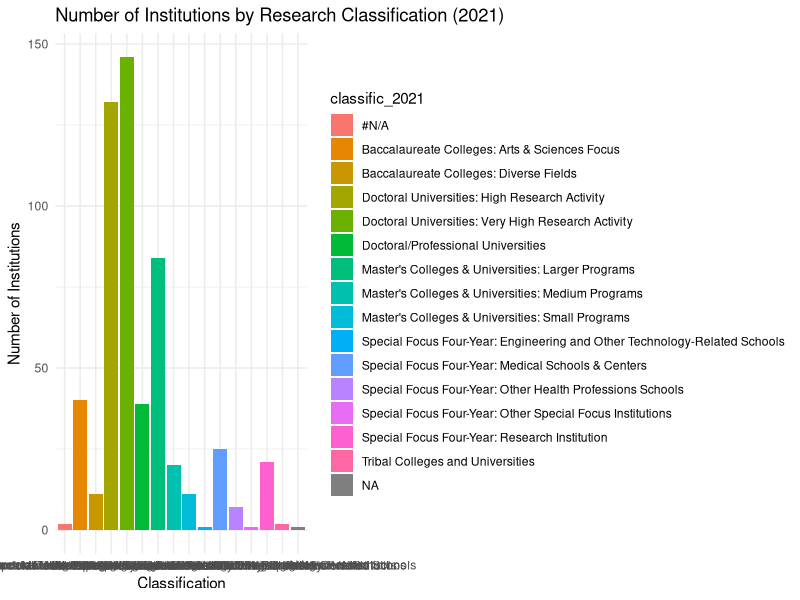
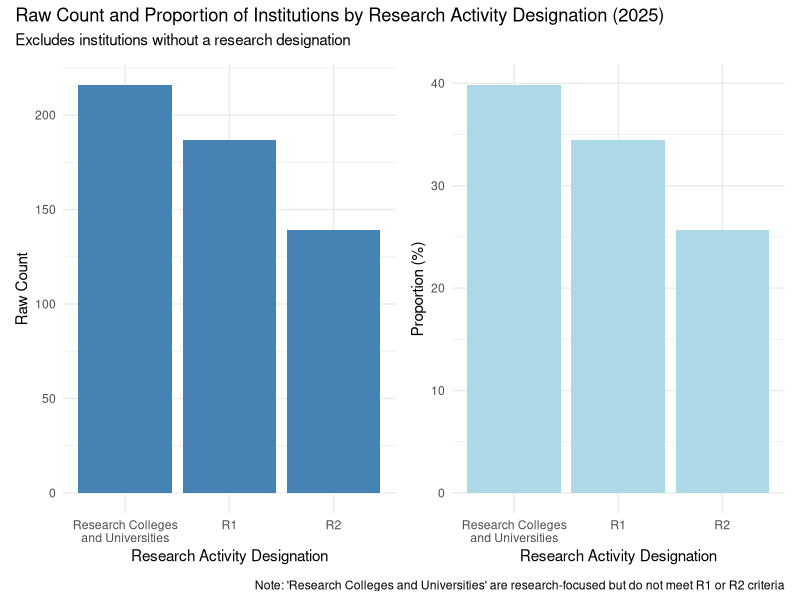
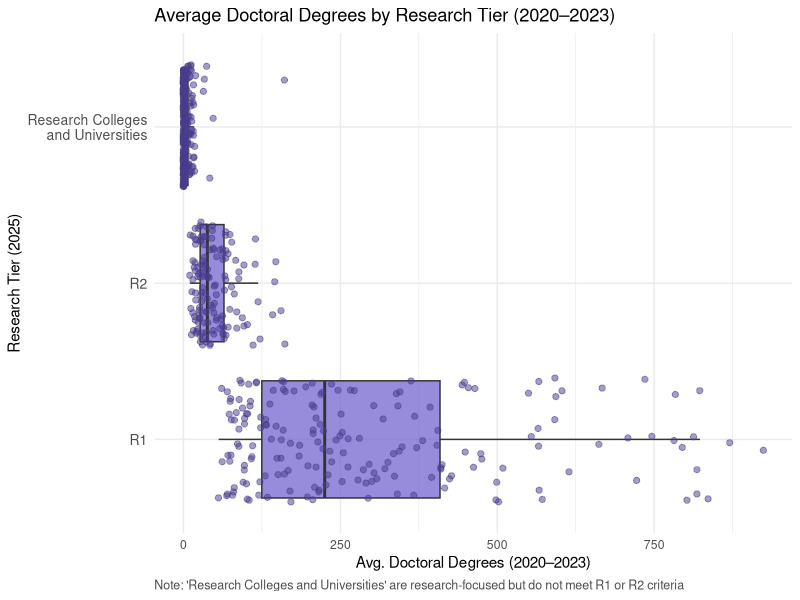
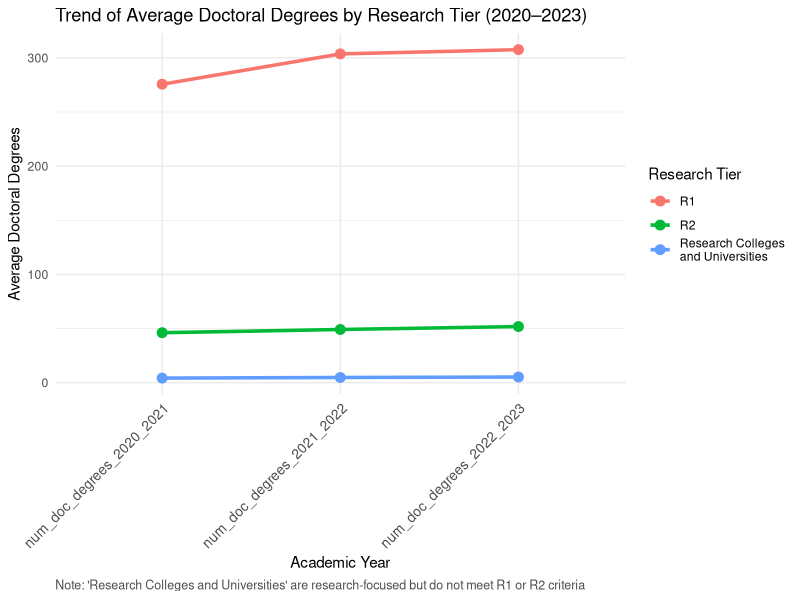

Recreate these plots in R, in order.
## ---- chunk 1
#install.packages("patchwork")
## ---- chunk 2
library(tidyverse)
library(readr)
library(tidyr)
library(dplyr)
library(lubridate)  # for Datetime formatting
library(stringr)  # for extracting URL
library(patchwork)  # for putting multiple graphs on one fig
## ---- chunk 3
classification_stats <- read_csv("carnegie_classification_stats - CLEAN.csv")

spending_doctorate_awards <- read_csv("carnegie_spending_doctorate_awards - CLEAN.csv")
## ---- chunk 4
#head(classification_stats)
colnames(classification_stats)
summary(classification_stats)

head(spending_doctorate_awards)
colnames(spending_doctorate_awards)
summary(spending_doctorate_awards)
## ---- chunk 5
classification_df <- data.frame(classification_stats)
class(classification_df)

spending_df <- data.frame(spending_doctorate_awards)
class(spending_df)
## ---- chunk 6
# Confirming column names on what to join by
colnames(classification_df)
colnames(spending_df)
## ---- chunk 7
# Perform full join on 'unitid'
combined_df <- full_join(classification_df, spending_df, by = "unitid")

# Confirm join and notice duplicate column names
colnames(combined_df)
## ---- chunk 8
# Duplicate School Names (there are 12)
combined_df %>%
  filter(name.x != name.y) %>%
  select(unitid, name.x, name.y)

# Duplicate City Names (there is 1, 'Des Moines' and 'West Des Moines')
combined_df %>%
  filter(city.x != city.y ) %>%
  select(unitid, city.x, city.y)

# Duplicate State Names (there are no duplicates)
combined_df %>%
  filter(state.x != state.y) %>%
  select(unitid, state.x, state.y)

# Create a new dataframe for mismatched rows
mismatched <- combined_df %>%
  filter(name.x != name.y | city.x != city.y | state.x != state.y) %>%
  select(unitid, name.x, name.y, city.x, city.y, state.x, state.y)

# View the mismatched rows
print(mismatched)

## ---- chunk 9
# Function to replace NULL with NA

replace_null_with_na <- function(x) {
  if (is.list(x)) {
    # Apply recursively if it's a list (to handle nested data frames)
    return(lapply(x, replace_null_with_na))
  } else if (is.null(x)) {
    return(NA)  # Replace NULL with NA
  } else {
    return(x)  # Otherwise, return the value unchanged
  }
}

# Use it to apply to a data frame
combined_df_na <- combined_df %>%
  mutate(across(everything(), replace_null_with_na))

# View the result
summary(combined_df_na)
## ---- chunk 10
# Display a table of the count of missing values (NAs) per column
missing_data <- combined_df_na %>% 
  summarise(across(everything(), ~ sum(is.na(.)))) %>%
  gather(key = "column_name", value = "NAs")

print(missing_data)
## ---- chunk 11
combined_df_na %>%
  count(classific_2021) %>%
  ggplot(aes(x = classific_2021, y = n, fill = classific_2021)) +
  geom_bar(stat = "identity") +
  labs(title = "Number of Institutions by Research Classification (2021)",
       x = "Classification", y = "Number of Institutions") +
  theme_minimal()

## ---- chunk 12
library(ggplot2)
library(dplyr)
library(patchwork)

# Prepare the data and drop NA
plot_data <- combined_df_na %>%
  filter(!is.na(research_tier_2025)) %>%
  mutate(
    research_tier_2025 = factor(
      research_tier_2025,
      levels = c("Research Colleges and Universities",
                 "Research 1: Very High Research Spending and Doctorate Production", 
                 "Research 2: High Research Spending and Doctorate Production")
    )
  ) %>%
  count(research_tier_2025) %>%
  mutate(percentage = n / sum(n) * 100)  # Calculate percentage for pie chart

# Raw count bar plot
raw_count_plot <- ggplot(plot_data, aes(x = research_tier_2025, y = n)) +
  geom_bar(stat = "identity", fill = "steelblue") +
  labs(
    x = "Research Activity Designation",
    y = "Raw Count"
  ) +
  theme_minimal() +
  scale_x_discrete(labels = c(
    "Research Colleges and Universities" = "Research Colleges\nand Universities", 
    "Research 1: Very High Research Spending and Doctorate Production" = "R1", 
    "Research 2: High Research Spending and Doctorate Production" = "R2"
  ))

# Proportional bar plot (percentage)
proportional_plot <- ggplot(plot_data, aes(x = research_tier_2025, y = percentage)) +
  geom_bar(stat = "identity", fill = "lightblue") +
  labs(
    x = "Research Activity Designation",
    y = "Proportion (%)"
  ) +
  theme_minimal() +
  scale_x_discrete(labels = c(
    "Research Colleges and Universities" = "Research Colleges\nand Universities", 
    "Research 1: Very High Research Spending and Doctorate Production" = "R1", 
    "Research 2: High Research Spending and Doctorate Production" = "R2"
  ))

# Combine the two plots and add a single title, subtitle, and caption for the whole figure
combined_plot <- raw_count_plot + proportional_plot + 
  plot_layout(guides = 'collect') +
  plot_annotation(
    title = "Raw Count and Proportion of Institutions by Research Activity Designation (2025)",
    subtitle = "Excludes institutions without a research designation",
    caption = "Note: 'Research Colleges and Universities' are research-focused but do not meet R1 or R2 criteria"
  )

# Print the combined plot
combined_plot

## ---- chunk 13
# Clean data and relabel tiers
clean_df <- combined_df_na %>%
  filter(!is.na(avg_num_doc_degrees_2020_2023), !is.na(research_tier_2025)) %>%
  mutate(
    research_tier_2025 = recode(
      research_tier_2025,
      "Research 1: Very High Research Spending and Doctorate Production" = "R1",
      "Research 2: High Research Spending and Doctorate Production" = "R2",
      "Research Colleges and Universities" = "Research Colleges\nand Universities"
    )
  )

# Plot with horizontal box and whiskers
ggplot(clean_df, aes(x = avg_num_doc_degrees_2020_2023, y = research_tier_2025)) +
  geom_boxplot(fill = "slateblue", alpha = 0.7, outlier.shape = NA) +
  geom_jitter(color = "darkslateblue", alpha = 0.5, size = 1.8) +
  labs(
    title = "Average Doctoral Degrees by Research Tier (2020–2023)",
    x = "Avg. Doctoral Degrees (2020–2023)",
    y = "Research Tier (2025)",
    caption = "Note: 'Research Colleges and Universities' are research-focused but do not meet R1 or R2 criteria"
  ) +
  theme_minimal() +
  theme(
    plot.caption = element_text(hjust = 0, size = 9, color = "gray30"),
    axis.text.y = element_text(size = 10)
  )

## ---- chunk 14
# Reshape the data to long format
clean_df_long <- combined_df_na %>%
  filter(!is.na(num_doc_degrees_2020_2021), !is.na(num_doc_degrees_2021_2022), !is.na(num_doc_degrees_2022_2023), !is.na(research_tier_2025)) %>%
  pivot_longer(cols = starts_with("num_doc_degrees"), 
               names_to = "academic_year", 
               values_to = "num_doc_degrees") %>%
  mutate(
    research_tier_2025 = recode(
      research_tier_2025,
      "Research 1: Very High Research Spending and Doctorate Production" = "R1",
      "Research 2: High Research Spending and Doctorate Production" = "R2",
      "Research Colleges and Universities" = "Research Colleges\nand Universities",
      academic_year = gsub("num_doc_degrees_", "", academic_year)
    )
  )

# Group by academic year and research tier to calculate the average number of doctoral degrees
line_plot_data <- clean_df_long %>%
  group_by(academic_year, research_tier_2025) %>%
  summarize(avg_doc_degrees = mean(num_doc_degrees, na.rm = TRUE))

# Line plot by academic year for each research tier
ggplot(line_plot_data, aes(x = academic_year, y = avg_doc_degrees, color = research_tier_2025, group = research_tier_2025)) +
  geom_line(size = 1.2) + 
  geom_point(size = 3) + 
  labs(
    title = "Trend of Average Doctoral Degrees by Research Tier (2020–2023)",
    x = "Academic Year",
    y = "Average Doctoral Degrees",
    color = "Research Tier",
    caption = "Note: 'Research Colleges and Universities' are research-focused but do not meet R1 or R2 criteria"
  ) +
  theme_minimal() +
  theme(
    plot.caption = element_text(hjust = 0, size = 9, color = "gray30"),
    axis.text.x = element_text(size = 10, angle = 45, hjust = 1)
  )
